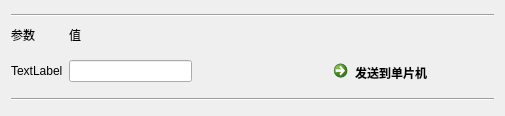
<?xml version="1.0" encoding="UTF-8"?>
<ui version="4.0">
 <class>WidgetParaItem</class>
 <widget class="QWidget" name="WidgetParaItem">
  <property name="geometry">
   <rect>
    <x>0</x>
    <y>0</y>
    <width>505</width>
    <height>116</height>
   </rect>
  </property>
  <property name="windowTitle">
   <string>Parameters</string>
  </property>
  <layout class="QGridLayout" name="gridLayout">
   <item row="0" column="0" colspan="4">
    <widget class="Line" name="line_2">
     <property name="orientation">
      <enum>Qt::Horizontal</enum>
     </property>
    </widget>
   </item>
   <item row="1" column="0">
    <widget class="QLabel" name="label">
     <property name="sizePolicy">
      <sizepolicy hsizetype="Fixed" vsizetype="Fixed">
       <horstretch>0</horstretch>
       <verstretch>0</verstretch>
      </sizepolicy>
     </property>
     <property name="text">
      <string>参数</string>
     </property>
    </widget>
   </item>
   <item row="1" column="1">
    <widget class="QLabel" name="label_2">
     <property name="sizePolicy">
      <sizepolicy hsizetype="Fixed" vsizetype="Fixed">
       <horstretch>0</horstretch>
       <verstretch>0</verstretch>
      </sizepolicy>
     </property>
     <property name="text">
      <string>值</string>
     </property>
    </widget>
   </item>
   <item row="2" column="0">
    <widget class="QLabel" name="para_name">
     <property name="sizePolicy">
      <sizepolicy hsizetype="Fixed" vsizetype="Fixed">
       <horstretch>0</horstretch>
       <verstretch>0</verstretch>
      </sizepolicy>
     </property>
     <property name="text">
      <string>TextLabel</string>
     </property>
    </widget>
   </item>
   <item row="2" column="1">
    <widget class="QLineEdit" name="para_value"/>
   </item>
   <item row="2" column="2">
    <spacer name="horizontalSpacer">
     <property name="orientation">
      <enum>Qt::Horizontal</enum>
     </property>
     <property name="sizeHint" stdset="0">
      <size>
       <width>86</width>
       <height>20</height>
      </size>
     </property>
    </spacer>
   </item>
   <item row="2" column="3">
    <widget class="QCommandLinkButton" name="send_to_MCU">
     <property name="sizePolicy">
      <sizepolicy hsizetype="Fixed" vsizetype="Fixed">
       <horstretch>0</horstretch>
       <verstretch>0</verstretch>
      </sizepolicy>
     </property>
     <property name="text">
      <string>发送到单片机</string>
     </property>
    </widget>
   </item>
   <item row="3" column="0" colspan="4">
    <widget class="Line" name="line">
     <property name="orientation">
      <enum>Qt::Horizontal</enum>
     </property>
    </widget>
   </item>
  </layout>
 </widget>
 <resources/>
 <connections/>
</ui>
